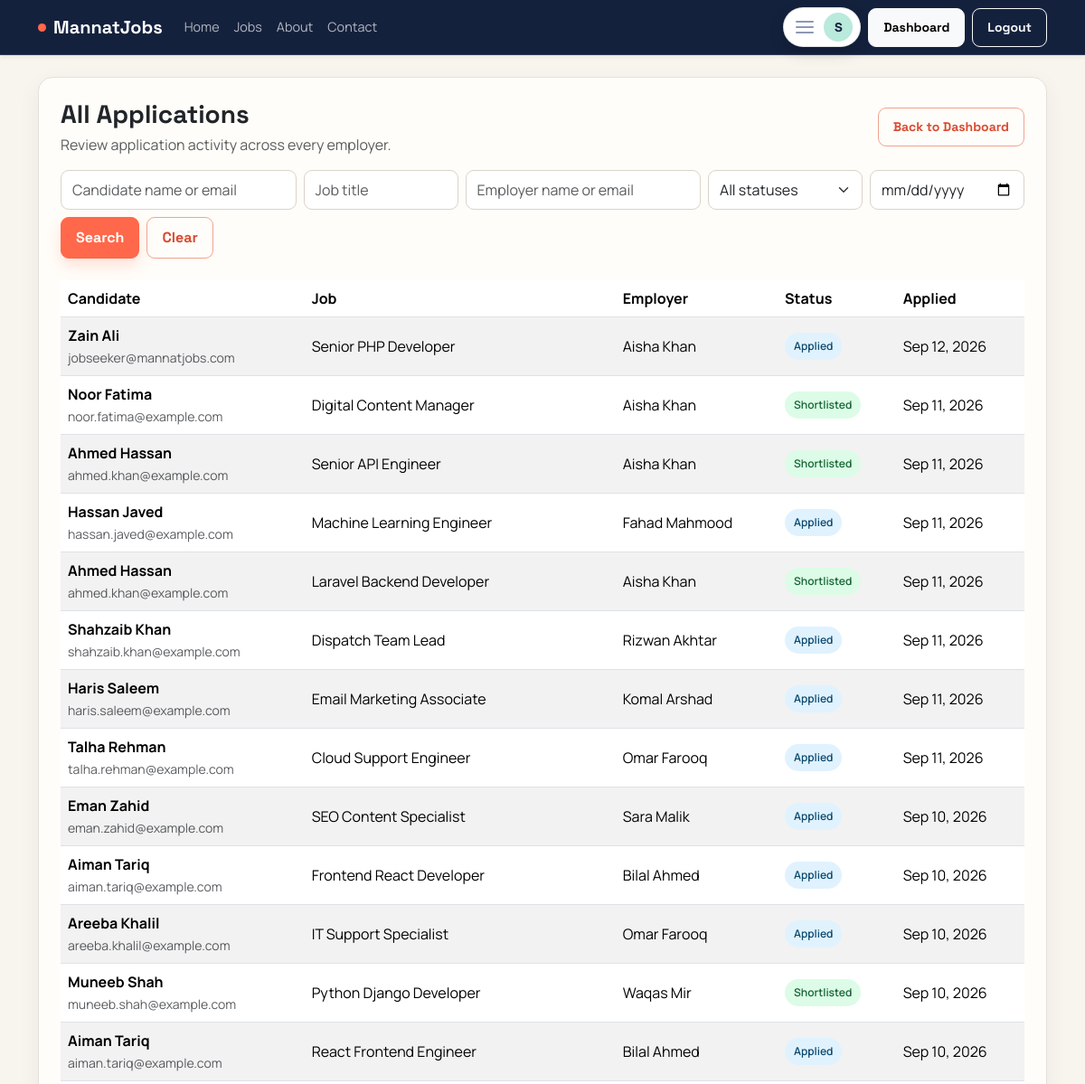
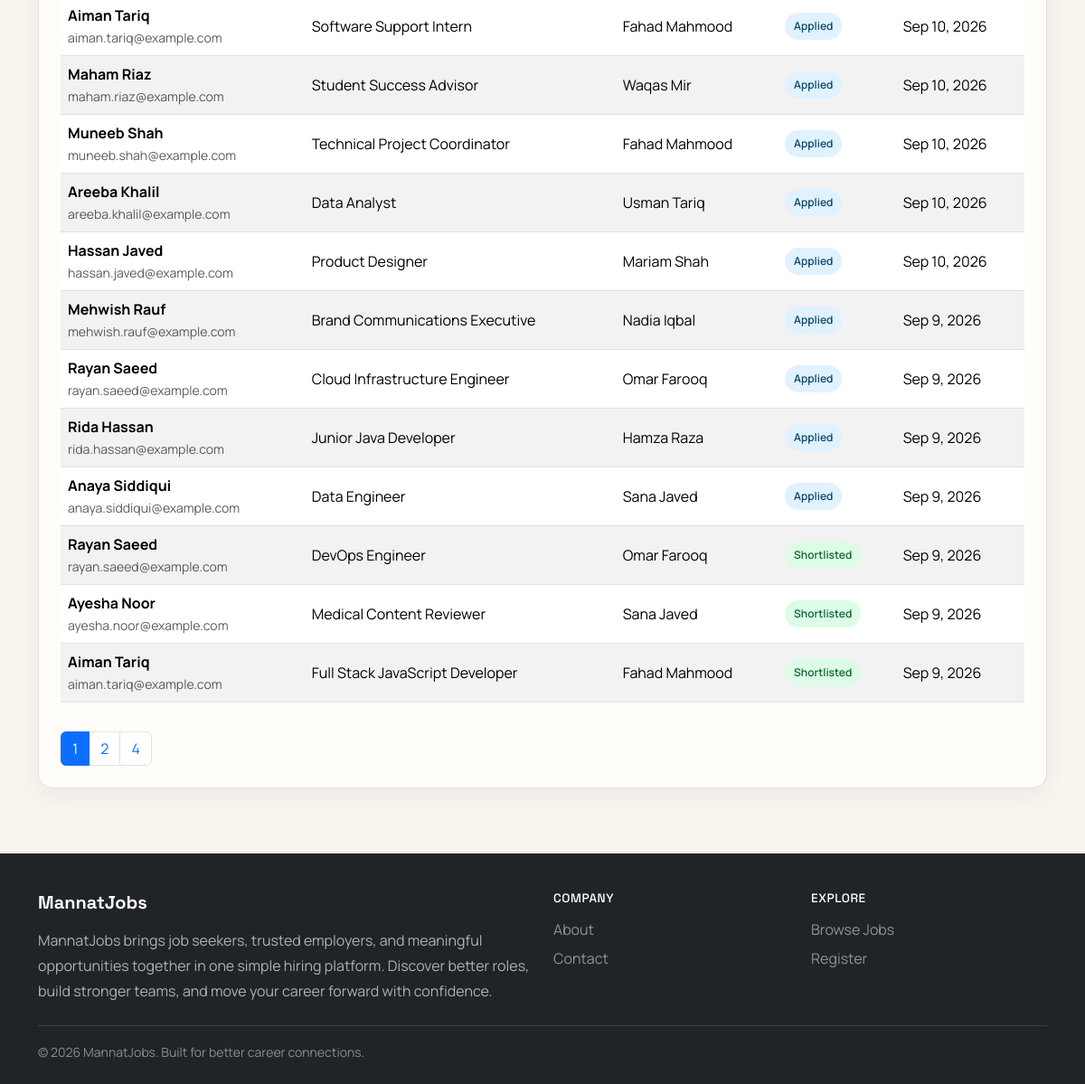
Page /admin/applications.php (signed in) on the committed database (2 pictures, top to bottom).
### tables this page shows
CREATE TABLE applications (
    id INT UNSIGNED AUTO_INCREMENT PRIMARY KEY,
    job_id INT UNSIGNED NOT NULL,
    jobseeker_id INT UNSIGNED NOT NULL,
    resume_path VARCHAR(255) DEFAULT NULL,
    resume_data MEDIUMBLOB DEFAULT NULL,
    resume_mime VARCHAR(100) DEFAULT NULL,
    cover_letter TEXT DEFAULT NULL,
    status ENUM('applied', 'shortlisted', 'rejected', 'hired') NOT NULL DEFAULT 'applied',
    applied_at TIMESTAMP NOT NULL DEFAULT CURRENT_TIMESTAMP,
    CONSTRAINT fk_applications_job FOREIGN KEY (job_id) REFERENCES jobs(id) ON DELETE CASCADE,
    CONSTRAINT fk_applications_jobseeker FOREIGN KEY (jobseeker_id) REFERENCES users(id) ON DELETE CASCADE,
    UNIQUE KEY uq_application_once (job_id, jobseeker_id),
    INDEX idx_applications_job (job_id),
    INDEX idx_applications_jobseeker (jobseeker_id),
    INDEX idx_applications_status (status),
    INDEX idx_applications_applied_at (applied_at)
);

CREATE TABLE users (
    id INT UNSIGNED AUTO_INCREMENT PRIMARY KEY,
    name VARCHAR(150) NOT NULL,
    email VARCHAR(180) NOT NULL UNIQUE,
    password VARCHAR(255) NOT NULL,
    role ENUM('jobseeker', 'employer', 'admin') NOT NULL,
    phone VARCHAR(30) DEFAULT NULL,
    status ENUM('active', 'blocked', 'pending') NOT NULL DEFAULT 'active',
    created_at TIMESTAMP NOT NULL DEFAULT CURRENT_TIMESTAMP,
    INDEX idx_users_name (name),
    INDEX idx_users_email (email),
    INDEX idx_users_role (role),
    INDEX idx_users_status (status)
);

CREATE TABLE jobs (
    id INT UNSIGNED AUTO_INCREMENT PRIMARY KEY,
    employer_id INT UNSIGNED NOT NULL,
    category_id INT UNSIGNED NOT NULL,
    title VARCHAR(180) NOT NULL,
    description TEXT NOT NULL,
    requirements TEXT NOT NULL,
    location VARCHAR(120) NOT NULL,
    job_type ENUM('Full-time', 'Part-time', 'Remote', 'Internship') NOT NULL,
    salary_min DECIMAL(12,2) DEFAULT NULL,
    salary_max DECIMAL(12,2) DEFAULT NULL,
    experience_level VARCHAR(80) DEFAULT NULL,
    deadline DATE DEFAULT NULL,
    status ENUM('pending', 'approved', 'rejected', 'closed') NOT NULL DEFAULT 'pending',
    created_at TIMESTAMP NOT NULL DEFAULT CURRENT_TIMESTAMP,
    updated_at TIMESTAMP NOT NULL DEFAULT CURRENT_TIMESTAMP ON UPDATE CURRENT_TIMESTAMP,
    CONSTRAINT fk_jobs_employer FOREIGN KEY (employer_id) REFERENCES users(id) ON DELETE CASCADE,
    CONSTRAINT fk_jobs_category FOREIGN KEY (category_id) REFERENCES job_categories(id) ON DELETE RESTRICT,
    INDEX idx_jobs_employer (employer_id),
    INDEX idx_jobs_status (status),
    INDEX idx_jobs_location (location),
    INDEX idx_jobs_category (category_id),
    INDEX idx_jobs_title (title)
);

### includes/functions.php (called while the page is built, shortened)
<?php
function e($value)
{
    return htmlspecialchars((string)$value, ENT_QUOTES, 'UTF-8');
}
function sanitize($value)
{
    if (is_string($value)) {
        return trim(strip_tags($value));
    }
    return $value;
}
function appBasePath()
{
    static $basePath;
    if ($basePath !== null) {
        return $basePath;
    }
    $documentRoot = realpath($_SERVER['DOCUMENT_ROOT'] ?? '');
    $appRoot = realpath(__DIR__ . '/..');
    $basePath = '';
    if ($documentRoot && $appRoot) {
        $documentRoot = str_replace('\\', '/', rtrim($documentRoot, '\\/'));
        $appRoot = str_replace('\\', '/', $appRoot);
        if (str_starts_with(strtolower($appRoot), strtolower($documentRoot))) {
            $basePath = substr($appRoot, strlen($documentRoot));
        }
    }
    return rtrim($basePath, '/');
}
function url($path = '')
{
    $path = ltrim($path, '/');
    return appBasePath() . ($path === '' ? '/' : '/' . $path);
}
function getApplicationStatusLabel($status)
{
    $labels = [
        'applied' => 'Applied',
        'shortlisted' => 'Shortlisted',
        'rejected' => 'Rejected',
        'hired' => 'Hired',
    ];
    return $labels[$status] ?? ucfirst($status);
}
function paginationData($total, $page, $perPage = 25)
{
    $perPage = max(1, (int)$perPage);
    $total = max(0, (int)$total);
    $totalPages = max(1, (int)ceil($total / $perPage));
    $page = min(max(1, (int)$page), $totalPages);
    return [
        'page' => $page,
        'per_page' => $perPage,
        'total' => $total,
        'total_pages' => $totalPages,
        'offset' => ($page - 1) * $perPage,
    ];
}
function paginationUrl($path, $params, $page)
{
    $params['page'] = $page;
    return url($path . '?' . http_build_query(array_filter($params, static function ($value) {
        return $value !== '' && $value !== null;
    })));
}
function paginationPages($pagination)
{
    $pages = [1, $pagination['page'] - 1, $pagination['page'], $pagination['page'] + 1, $pagination['total_pages']];
    $pages = array_filter(array_unique($pages), static function ($page) use ($pagination) {
        return $page >= 1 && $page <= $pagination['total_pages'];
    });
    sort($pages);
    return $pages;
}
function preparedQuery($conn, $sql, $types = '', $params = [])
{
    $stmt = $conn->prepare($sql);
    if ($types !== '' && $params) {
        $references = [];
        foreach ($params as $key => $value) {
            $references[$key] = &$params[$key];
        }
        array_unshift($references, $types);
        call_user_func_array([$stmt, 'bind_param'], $references);
    }
    if (!$stmt->execute()) {
        return false;
    }
    return $stmt->get_result();
}

### admin/applications.php (the view, shortened to what this page needs)
<?php
require_once __DIR__ . '/../includes/db.php';
require_once __DIR__ . '/../includes/functions.php';
$filters = ['candidate' => sanitize($_GET['candidate'] ?? ''), 'job' => sanitize($_GET['job'] ?? ''), 'employer' => sanitize($_GET['employer'] ?? ''), 'status_filter' => sanitize($_GET['status_filter'] ?? ''), 'applied' => sanitize($_GET['applied'] ?? '')];
$where = [];
$types = '';
$params = [];
$whereSql = $where ? ' WHERE ' . implode(' AND ', $where) : '';
$baseSql = ' FROM applications a INNER JOIN jobs j ON j.id = a.job_id INNER JOIN users eu ON eu.id = j.employer_id INNER JOIN users cu ON cu.id = a.jobseeker_id';
$totalRow = preparedQuery($conn, 'SELECT COUNT(*) AS total' . $baseSql . $whereSql, $types, $params)->fetch_assoc();
$pagination = paginationData($totalRow['total'] ?? 0, (int)($_GET['page'] ?? 1));
$applications = preparedQuery($conn, 'SELECT a.*, j.title AS job_title, eu.name AS employer_name, cu.name AS candidate_name, cu.email AS candidate_email' . $baseSql . $whereSql . ' ORDER BY a.applied_at DESC LIMIT ? OFFSET ?', $types . 'ii', array_merge($params, [$pagination['per_page'], $pagination['offset']]));
include __DIR__ . '/../includes/header.php';
?>
<div class="card p-4">
    <div class="d-flex justify-content-between align-items-center flex-wrap gap-3 mb-3"><div><h3 class="fw-bold mb-1">All Applications</h3><p class="text-muted mb-0">Review application activity across every employer.</p></div><a href="<?php echo e(url('admin/index.php')); ?>" class="btn btn-outline-primary btn-sm">Back to Dashboard</a></div>
    <form method="GET" class="row g-2 mb-4">
        <div class="col-md-3"><input class="form-control" name="candidate" placeholder="Candidate name or email" value="<?php echo e($filters['candidate']); ?>"></div>
        <div class="col-md-2"><input class="form-control" name="job" placeholder="Job title" value="<?php echo e($filters['job']); ?>"></div>
        <div class="col-md-3"><input class="form-control" name="employer" placeholder="Employer name or email" value="<?php echo e($filters['employer']); ?>"></div>
        <div class="col-md-2"><select class="form-select" name="status_filter"><option value="">All statuses</option></select></div>
        <div class="col-md-2"><input class="form-control" type="date" name="applied" value="<?php echo e($filters['applied']); ?>"></div>
        <div class="col-12 d-flex gap-2"><button class="btn btn-primary" type="submit">Search</button><a class="btn btn-outline-primary" href="<?php echo e(url('admin/applications.php')); ?>">Clear</a></div>
    </form>
    <div class="table-responsive">
        <table class="table table-striped align-middle"><thead><tr><th>Candidate</th><th>Job</th><th>Employer</th><th>Status</th><th>Applied</th></tr></thead><tbody>
        <?php while ($application = $applications->fetch_assoc()): ?>
            <tr><td><strong><?php echo e($application['candidate_name']); ?></strong><br><small class="text-muted"><?php echo e($application['candidate_email']); ?></small></td><td><?php echo e($application['job_title']); ?></td><td><?php echo e($application['employer_name']); ?></td><td><span class="status-pill status-<?php echo e($application['status']); ?>"><?php echo e(getApplicationStatusLabel($application['status'])); ?></span></td><td><?php echo e(date('M j, Y', strtotime($application['applied_at']))); ?></td></tr>
        <?php endwhile; ?>
        </tbody></table>
    </div>
    <?php if ($pagination['total_pages'] > 1): ?><nav class="mt-3" aria-label="Applications pages"><ul class="pagination mb-0"><?php foreach (paginationPages($pagination) as $page): ?><li class="page-item <?php echo $page === $pagination['page'] ? 'active' : ''; ?>"><a class="page-link" href="<?php echo e(paginationUrl('admin/applications.php', $filters, $page)); ?>"><?php echo $page; ?></a></li><?php endforeach; ?></ul></nav><?php endif; ?>
</div>
<?php include __DIR__ . '/../includes/footer.php'; ?>

### assets/css/style.css (style rules this page uses)
:root { --primary: #ff684a; --primary-dark: #d94a31; --secondary: #14213d; --ink: #172033; --paper: #f8f5ef; --mint: #b9eadb; --muted: #657084; --success: #20866b; --danger: #c94848; --warning: #d28a22; --border: #e6e1d8; --shadow: 0 18px 50px rgba(20, 33, 61, 0.09); }
* { scrollbar-color: #b9b1a5 var(--paper); }
body { font-family: 'Manrope', sans-serif; background: var(--paper); color: var(--ink); min-width: 320px; min-height: 100vh; display: flex; flex-direction: column; }
h1, h2, h3, h4, h5, h6, .navbar-brand, .btn { font-family: 'Space Grotesk', sans-serif; }
h1, h2, h3, h4, h5, h6 { letter-spacing: 0; }
.card, .stat-box, .dashboard-sidebar { border: 1px solid var(--border); border-radius: 16px; box-shadow: 0 8px 26px rgba(20, 33, 61, 0.055); background: #fffdf9; }
.card { transition: box-shadow 180ms ease, transform 180ms ease; }
.status-pill { display: inline-block; padding: 6px 10px; border-radius: 999px; font-size: 0.75rem; font-weight: 600; }
.status-applied { background: #e0f2fe; color: #0c4a6e; }
.status-shortlisted { background: #dcfce7; color: #166534; }
.form-control, .form-select, .form-check-input { border-radius: 9px; border-color: #d9d4cb; min-height: 44px; }
.btn { border-radius: 9px; font-weight: 700; padding: 10px 16px; transition: transform 160ms ease, box-shadow 160ms ease, background 160ms ease; }
.btn-primary { --bs-btn-bg: var(--primary); --bs-btn-border-color: var(--primary); --bs-btn-hover-bg: var(--primary-dark); --bs-btn-hover-border-color: var(--primary-dark); box-shadow: 0 8px 16px rgba(255, 104, 74, 0.18); }
.btn-outline-primary { --bs-btn-color: var(--primary-dark); --bs-btn-border-color: #f0a492; --bs-btn-hover-bg: var(--primary); --bs-btn-hover-border-color: var(--primary); }

### rows in the picture
applications: jobseeker.name "Zain Ali", jobseeker.email "jobseeker@mannatjobs.com", job.title "Senior PHP Developer", users.name "Aisha Khan", status "Applied", applied_at "Sep 12, 2026"
applications: jobseeker.name "Noor Fatima", jobseeker.email "noor.fatima@example.com", job.title "Digital Content Manager", users.name "Aisha Khan", status "Shortlisted", applied_at "Sep 11, 2026"
applications: jobseeker.name "Ahmed Hassan", jobseeker.email "ahmed.khan@example.com", job.title "Senior API Engineer", users.name "Aisha Khan", status "Shortlisted", applied_at "Sep 11, 2026"
applications: jobseeker.name "Hassan Javed", jobseeker.email "hassan.javed@example.com", job.title "Machine Learning Engineer", users.name "Fahad Mahmood", status "Applied", applied_at "Sep 11, 2026"
applications: jobseeker.name "Ahmed Hassan", jobseeker.email "ahmed.khan@example.com", job.title "Laravel Backend Developer", users.name "Aisha Khan", status "Shortlisted", applied_at "Sep 11, 2026"
applications: jobseeker.name "Shahzaib Khan", jobseeker.email "shahzaib.khan@example.com", job.title "Dispatch Team Lead", users.name "Rizwan Akhtar", status "Applied", applied_at "Sep 11, 2026"
applications: jobseeker.name "Haris Saleem", jobseeker.email "haris.saleem@example.com", job.title "Email Marketing Associate", users.name "Komal Arshad", status "Applied", applied_at "Sep 11, 2026"
applications: jobseeker.name "Talha Rehman", jobseeker.email "talha.rehman@example.com", job.title "Cloud Support Engineer", users.name "Omar Farooq", status "Applied", applied_at "Sep 11, 2026"
applications: jobseeker.name "Eman Zahid", jobseeker.email "eman.zahid@example.com", job.title "SEO Content Specialist", users.name "Sara Malik", status "Applied", applied_at "Sep 10, 2026"
applications: jobseeker.name "Aiman Tariq", jobseeker.email "aiman.tariq@example.com", job.title "Frontend React Developer", users.name "Bilal Ahmed", status "Applied", applied_at "Sep 10, 2026"
applications: jobseeker.name "Areeba Khalil", jobseeker.email "areeba.khalil@example.com", job.title "IT Support Specialist", users.name "Omar Farooq", status "Applied", applied_at "Sep 10, 2026"
applications: jobseeker.name "Muneeb Shah", jobseeker.email "muneeb.shah@example.com", job.title "Python Django Developer", users.name "Waqas Mir", status "Shortlisted", applied_at "Sep 10, 2026"
applications: jobseeker.name "Aiman Tariq", jobseeker.email "aiman.tariq@example.com", job.title "React Frontend Engineer", users.name "Bilal Ahmed", status "Applied", applied_at "Sep 10, 2026"
applications: jobseeker.name "Aiman Tariq", jobseeker.email "aiman.tariq@example.com", job.title "Software Support Intern", users.name "Fahad Mahmood", status "Applied", applied_at "Sep 10, 2026"
applications: jobseeker.name "Maham Riaz", jobseeker.email "maham.riaz@example.com", job.title "Student Success Advisor", users.name "Waqas Mir", status "Applied", applied_at "Sep 10, 2026"
applications: jobseeker.name "Muneeb Shah", jobseeker.email "muneeb.shah@example.com", job.title "Technical Project Coordinator", users.name "Fahad Mahmood", status "Applied", applied_at "Sep 10, 2026"
applications: jobseeker.name "Areeba Khalil", jobseeker.email "areeba.khalil@example.com", job.title "Data Analyst", users.name "Usman Tariq", status "Applied", applied_at "Sep 10, 2026"
applications: jobseeker.name "Hassan Javed", jobseeker.email "hassan.javed@example.com", job.title "Product Designer", users.name "Mariam Shah", status "Applied", applied_at "Sep 10, 2026"
applications: jobseeker.name "Mehwish Rauf", jobseeker.email "mehwish.rauf@example.com", job.title "Brand Communications Executive", users.name "Nadia Iqbal", status "Applied", applied_at "Sep 9, 2026"
applications: jobseeker.name "Rayan Saeed", jobseeker.email "rayan.saeed@example.com", job.title "Cloud Infrastructure Engineer", users.name "Omar Farooq", status "Applied", applied_at "Sep 9, 2026"
applications: jobseeker.name "Rida Hassan", jobseeker.email "rida.hassan@example.com", job.title "Junior Java Developer", users.name "Hamza Raza", status "Applied", applied_at "Sep 9, 2026"
applications: jobseeker.name "Anaya Siddiqui", jobseeker.email "anaya.siddiqui@example.com", job.title "Data Engineer", users.name "Sana Javed", status "Applied", applied_at "Sep 9, 2026"
applications: jobseeker.name "Rayan Saeed", jobseeker.email "rayan.saeed@example.com", job.title "DevOps Engineer", users.name "Omar Farooq", status "Shortlisted", applied_at "Sep 9, 2026"
applications: jobseeker.name "Ayesha Noor", jobseeker.email "ayesha.noor@example.com", job.title "Medical Content Reviewer", users.name "Sana Javed", status "Shortlisted", applied_at "Sep 9, 2026"
applications: jobseeker.name "Aiman Tariq", jobseeker.email "aiman.tariq@example.com", job.title "Full Stack JavaScript Developer", users.name "Fahad Mahmood", status "Shortlisted", applied_at "Sep 9, 2026"

### other values in the picture
userInitial($user) "S"
$page "1"
$page "2"
$page "4"
